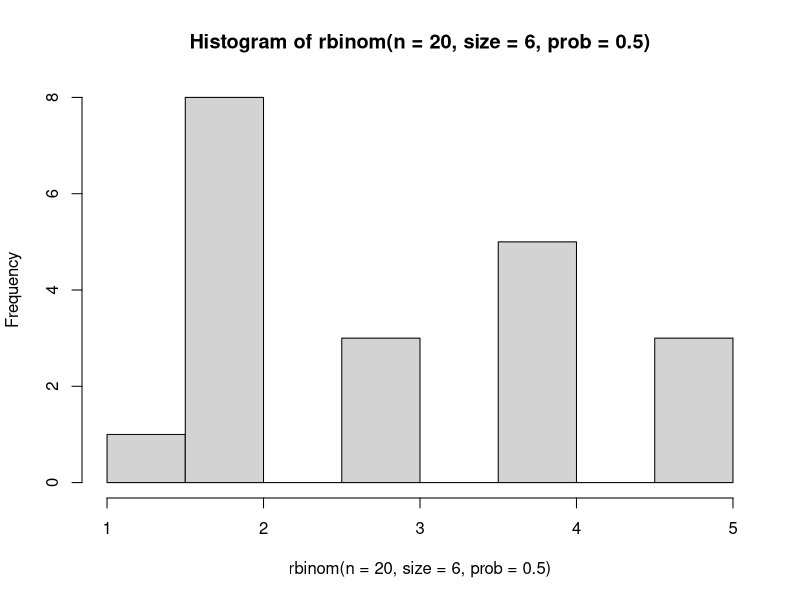
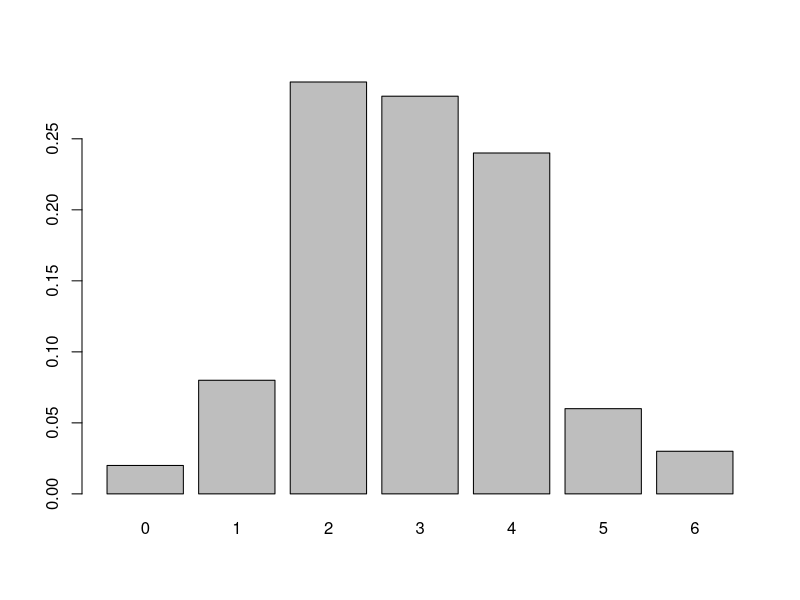
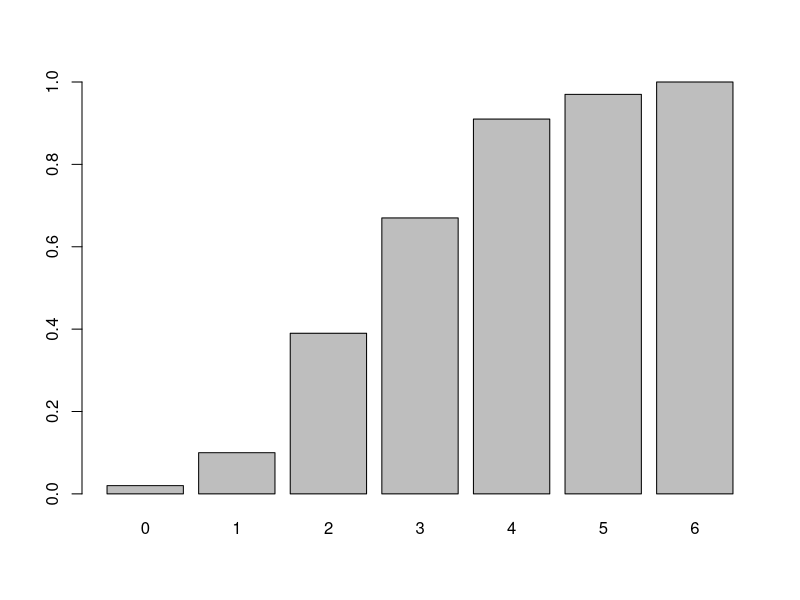
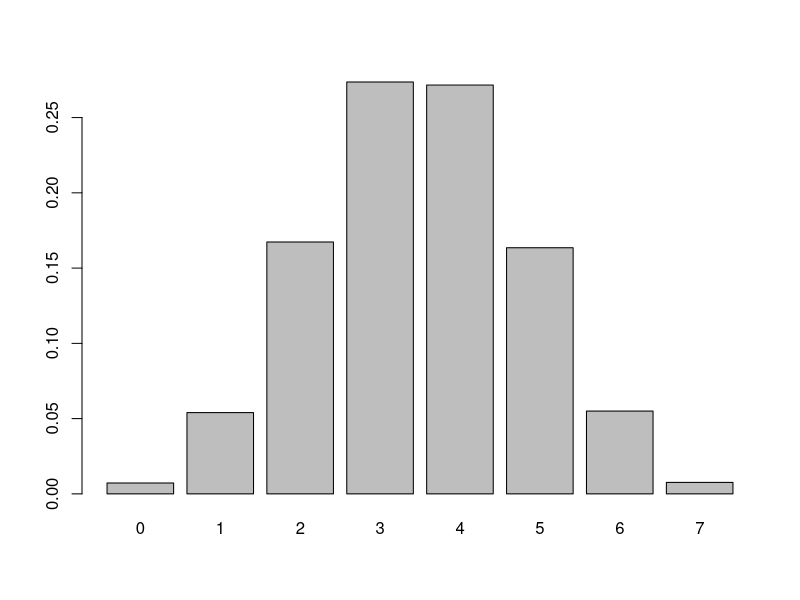

Here is the R script that generated these plots, in order:
# Week-2: Probability

rbinom(n=20, size=6, prob = 0.5)
hist(rbinom(n=20, size=6, prob = 0.5))

rbinom(n=100, size=6, prob = 0.5)
table(rbinom(n=100, size=6, prob = 0.5))

# To generate proportions or probability of each
table(rbinom(n=100, size=6, prob = 0.5))/100

# Visualizing tables of random data with binomial probability
probtable <- table(rbinom(n=100, size=6, prob = 0.5))/100
barplot(probtable)

# Cumulative sum/Accumulated probability
cumsum(probtable)
# > cumsum(probtable)
# 0    1    2    3    4    5    6 
# 0.02 0.15 0.40 0.67 0.88 0.99 1.00
# Explanation: Read this as - Probability of say, 3 or fewer face-down events is 0.67

barplot(cumsum(probtable))


# Contingency table
# A table of minimum size 2 x 2 that shows combinations of event outcomes.


# Week-2: Sync exercise
pascals <- lapply(0:7, function(i) choose(i, 0:i))
pascals_prob <- lapply(0:7, function(i) choose(i, 0:i)/sum(choose(i, 0:i)))

rbinom(n=10, size=7, prob = 0.5)
#  [1] 3 2 2 5 3 5 3 3 2 3
# The probability of 0 or 7 (that is of 0 or 7 heads is 1/128 )

table(rbinom(n=100000, size=7, prob = 0.5))
#     0     1     2     3     4     5     6     7 
#    788  5474 16371 27431 27459 16301  5428   748 

barplot(table(rbinom(n=100000, size=7, prob = 0.5))/100000)
#       0       1       2       3       4       5       6       7 
#    0.00752 0.05602 0.16414 0.27521 0.27245 0.16205 0.05456 0.00805 

dbinom(x=c(0,1,2,3,4,5,6,7),size=7,prob=0.5)

